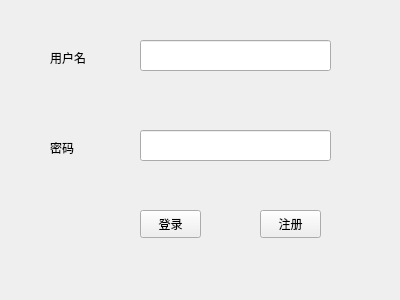
<?xml version="1.0" encoding="UTF-8"?>
<ui version="4.0">
 <class>Form</class>
 <widget class="QWidget" name="Form">
  <property name="geometry">
   <rect>
    <x>0</x>
    <y>0</y>
    <width>400</width>
    <height>300</height>
   </rect>
  </property>
  <property name="windowTitle">
   <string>登录</string>
  </property>
  <widget class="QPushButton" name="btn_login">
   <property name="geometry">
    <rect>
     <x>140</x>
     <y>210</y>
     <width>61</width>
     <height>28</height>
    </rect>
   </property>
   <property name="text">
    <string>登录</string>
   </property>
  </widget>
  <widget class="QPushButton" name="btn_regist">
   <property name="geometry">
    <rect>
     <x>260</x>
     <y>210</y>
     <width>61</width>
     <height>28</height>
    </rect>
   </property>
   <property name="text">
    <string>注册</string>
   </property>
  </widget>
  <widget class="QLineEdit" name="line_user">
   <property name="geometry">
    <rect>
     <x>140</x>
     <y>40</y>
     <width>191</width>
     <height>31</height>
    </rect>
   </property>
  </widget>
  <widget class="QLabel" name="label">
   <property name="geometry">
    <rect>
     <x>50</x>
     <y>50</y>
     <width>72</width>
     <height>15</height>
    </rect>
   </property>
   <property name="text">
    <string>用户名</string>
   </property>
  </widget>
  <widget class="QLabel" name="label_2">
   <property name="geometry">
    <rect>
     <x>50</x>
     <y>140</y>
     <width>72</width>
     <height>15</height>
    </rect>
   </property>
   <property name="text">
    <string>密码</string>
   </property>
  </widget>
  <widget class="QLineEdit" name="line_password">
   <property name="geometry">
    <rect>
     <x>140</x>
     <y>130</y>
     <width>191</width>
     <height>31</height>
    </rect>
   </property>
  </widget>
 </widget>
 <resources/>
 <connections/>
</ui>
